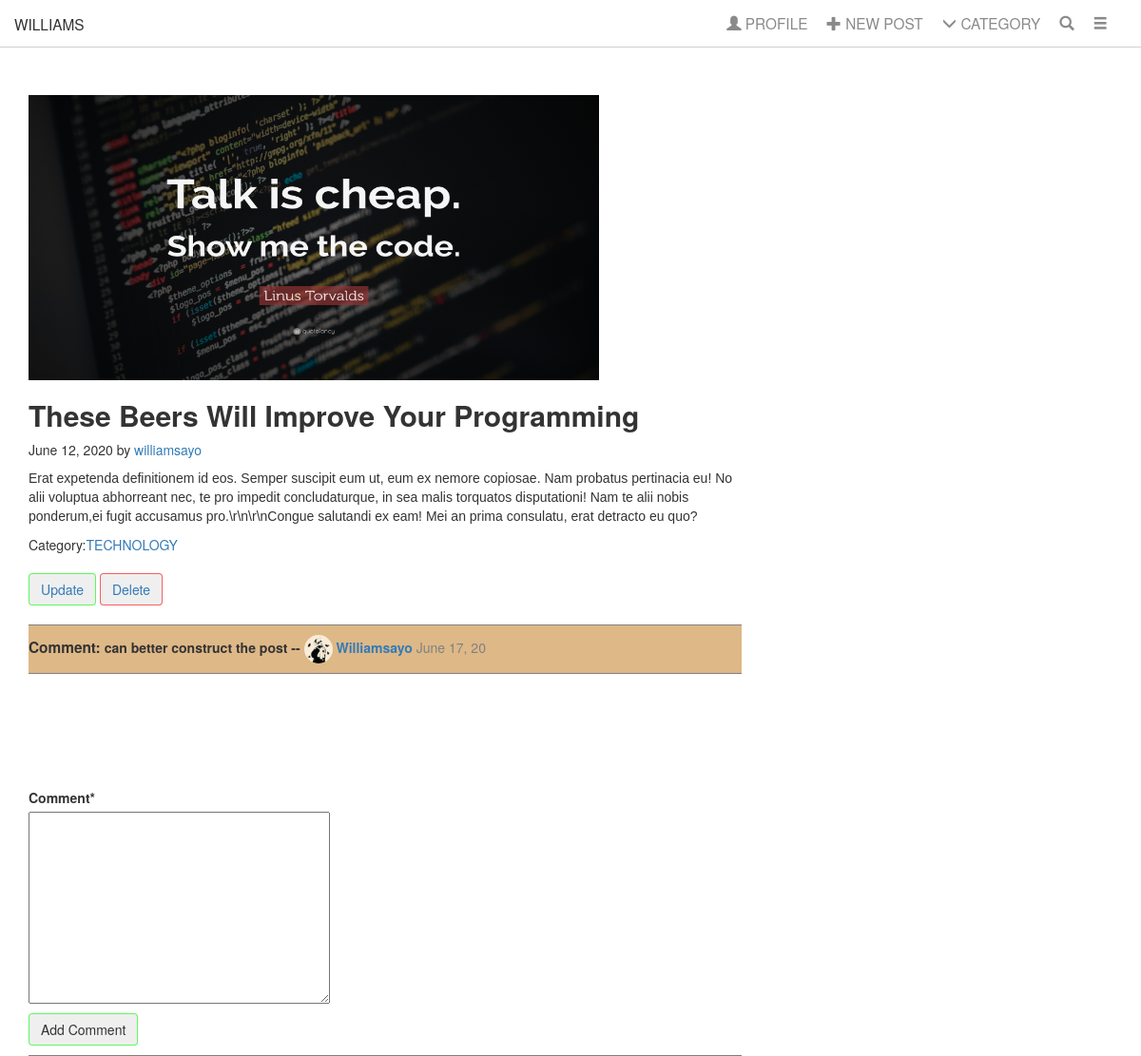
Page /posts/2/ (signed in) on the committed database.
### posts/models.py (models this page shows, shortened)
class Post(models.Model):
    categories = (('WORLD','WORLD'),('TECHNOLOGY','TECHNOLOGY'),('DESIGN','DESIGN'),('BUSSINESS','BUSSINESS'),('POLITICS','POLITICS'),
            ('HEALTH','HEALTH'),('TRAVEL','TRAVEL'))
    author = models.ForeignKey(User,on_delete=models.CASCADE)
    title = models.CharField(max_length=80)
    date_posted = models.DateTimeField(default=timezone.now)
    summary = models.CharField(max_length=150,blank=True,null=True)
    content = models.TextField()
    category = models.CharField(max_length=40,choices=categories)
    post_image = models.ImageField(upload_to='post_pic',blank=True,null=True)
    objects = PostManager()

class Comments(models.Model):
    comment_author = models.ForeignKey(User, on_delete=models.CASCADE)
    post_comment = models.ForeignKey(Post, on_delete=models.CASCADE)
    comment = models.TextField()
    date_posted = models.DateTimeField(default=timezone.now)
    class Meta:
        verbose_name_plural = 'comments'

### users/models.py (models this page shows, shortened)
class Profile(models.Model):
    user = models.OneToOneField(User,on_delete=models.CASCADE)
    image = models.ImageField(default='default.jpg',upload_to='profile_pics')

### posts/views.py (the view)
# urls.py: path('posts/<int:pk>/',viewpost,name='view-post'),
def viewpost(request,pk):
    post = Post.objects.get(id=pk)
    comment = Comments.objects.filter(post_comment=post)
    if request.method == 'POST':
        form = CommentForm(request.POST)
        if form.is_valid():
            create_comment = Comments(comment_author=request.user,post_comment=post,comment=form.cleaned_data['comment'])
            create_comment.save()
            form.clean()
    else:
        form = CommentForm()
    context = {'post':post,'form':form,'comment':comment}
    return render(request,'posts/post_view.html',context)

### posts/forms.py
class CommentForm(forms.ModelForm):
    class Meta:
        model = Comments
        fields = ['comment']

### posts/templates/posts/post_view.html (shortened to what this page needs)
{% extends 'posts/base.html' %}
{% load static %}
{% load crispy_forms_tags %}
{% block css %}
    <link rel="stylesheet" href="{% static 'posts/post_view.css' %}">
{% endblock css %}
{% block content %}
  <main role="main" class="container">
      <div class="row">
        <div class="col-md-8 blog-main">
          <div class="blog-post">
              <img src="{{ post.post_image.url}}" alt="pic">
              <h2 class="blog-post-title">{{ post.title}}</h2>
              <p class="blog-post-meta">{{post.date_posted|date:'F d, Y'}} by <a href="{% url 'view-author-post' post.author.username %}">{{ post.author}}</a></p>
              <p><div class="content">{{ post.content}}</p></div>
              <p class="blog-post-meta">Category:<a href="{% url 'category-post' post.category %}">{{ post.category}}</a></p>
              <div class="edit-post">
                <a href="{% url 'update-post' post.id %}"><button id="update-btn" class="btn btn-outline-secondary"> Update</button></a>
                <a href="{% url 'delete' post.id %}"><button id="delete-btn" class="btn btn-outline-danger"> Delete</button></a>
              </div>
              <div class="comment-wrapper">
                {% for comments in comment %}
                  <div class="comment"><strong>Comment:</strong> {{ comments.comment}} -- <img src="{{comments.comment_author.profile.image.url}}" alt="img"> <a href="#">{{ comments.comment_author}}</a> <span>{{comments.date_posted|date:'F d, y '}}</span></div>
                {% endfor %}
              </div>
              {% if user.is_authenticated %}
                <div class="comments">
                  <form method="POST">
                    {{form|crispy}}
                      <button id="update-btn" class="btn btn-outline-secondary" type="submit">Add Comment</button>
                  </form>
                </div>
              {% endif %}
          </div>
        </div>
      </div>
{% endblock content %}

### posts/static/posts/base.css (style rules this page uses)
* { margin: 0px; padding: 0px; }

### posts/static/posts/post_view.css (style rules this page uses)
main { margin-top: 50px; margin-left: 20px; }
img { width: 600px; height: 300px; }
h2 { font-weight: bolder; }
.content { font-weight: 500; font-family: 'Lucida Sans', 'Lucida Sans Regular', 'Lucida Grande', 'Lucida Sans Unicode', Geneva, Verdana, sans-serif; }
.edit-post { margin: 20px 0px; }
#update-btn { transition: 300ms ease-out; border: 1.2px solid rgba(0, 400, 0, .6); }
#delete-btn { transition: 300ms ease-out; border: 1.2px solid rgba(400, 0, 0, .6); }
.comment-wrapper { background-color: burlywood; border-top:1px solid grey ; margin: 20px 0px; }
.comment img { height: 30px; width: 30px; border-radius: 50%; }
.comment a { text-transform: capitalize; }
.comment span { color: gray; font-weight: lighter; }
.comment { padding: 10px 0px; display: inline-block; border-bottom:1px solid grey ; font-weight: 600; width: 100%; }
.comment strong { font-weight: bold; font-size: 1.1em; }
.comments { position: relative; top:100px ; border-bottom:1px solid grey ; }
.comments button { margin: 10px 0px; }

### rows in the picture
Post: post_image (picture), title "These Beers Will Improve Your Programming", date_posted "June 12, 2020", author "williamsayo", content "Erat expetenda definitionem id eos. Semper suscipit eum ut, eum ex nemore copiosae. Nam probatus pertinacia eu! No alii voluptua abhorreant nec, te pro impedit concludaturque, in sea malis torquatos disputationi! Nam te alii nobis ponderum,ei fugit accusamus pro.\\r\\n\\r\\nCongue salutandi ex eam! Mei an prima consulatu, erat detracto eu quo?", category "TECHNOLOGY"
Comments: comment "can better construct the post", comment_author.profile.image (picture), comment_author "Williamsayo", date_posted "June 17, 20"
